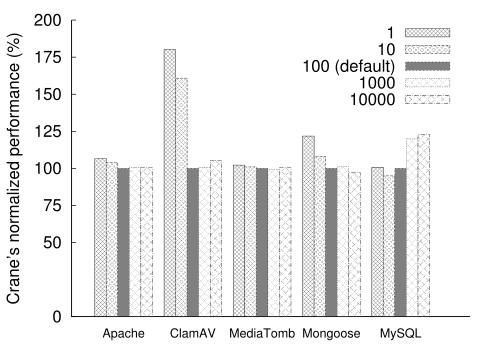

This chart was generated by the following gnuplot code:
set terminal postscript eps enhanced "NimbusSanL-Regu, 24" fontfile "/usr/share/texlive/texmf-dist/fonts/type1/urw/helvetic/uhvr8a.pfb"
#"/usr/share/texmf-texlive/fonts/type1/urw/helvetic/uhvr8a.pfb"
#set terminal  postscript
#set term post eps font "Times New Roman,26"
set border 3

set style data histogram
set style histogram cluster gap 1

set xrange[-0.75:5]
set yrange [0:200]

set xtics nomirror
set ytics nomirror

set ylabel "Crane's normalized performance (%)"
#set xlabel "Applications"

#set xtics rotate by 45 offset -2,-2
set xtics font ",18"
set xtics ("Apache" 0, "ClamAV" 1, "MediaTomb" 2, "Mongoose" 3, "MySQL" 4)
set ytics ("0" 0, "50" 50, "75" 75, "100" 100, "125" 125, "150" 150,  "175" 175, "200" 200)
#set line 

#set object 2 rect from 0,900 to 4,1000 fc rgb "white" front fs pattern noborder
#set object 3 rect from -1,0 to -0.997,900 fc rgb "white" front fs pattern
#set object 4 rect from -1,1000 to -0.997,1500 fc rgb "white" front fs pattern
#set label "7.85" at 1.5,1400

#set boxwidth 0.25 absolute
plot 'usleep-sensitivity.dat' \
using 2 t "1" fs pattern 2, '' \
using 3 t "10" fs pattern 2, '' \
using 4 t "100 (default)" fs solid 0.5, '' \
using 5 t "1000" fs pattern 1, '' \
using 6 t "10000" fs pattern 1
